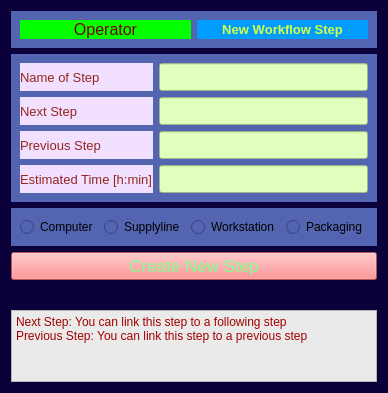
<?xml version="1.0" encoding="UTF-8"?>
<ui version="4.0">
 <class>Form</class>
 <widget class="QWidget" name="Form">
  <property name="geometry">
   <rect>
    <x>0</x>
    <y>0</y>
    <width>384</width>
    <height>393</height>
   </rect>
  </property>
  <property name="windowTitle">
   <string>Form</string>
  </property>
  <property name="styleSheet">
   <string notr="true">background-color:rgb(11, 0, 57);</string>
  </property>
  <layout class="QVBoxLayout" name="verticalLayout">
   <item>
    <widget class="QWidget" name="widget" native="true">
     <property name="styleSheet">
      <string notr="true">background-color: rgb(83, 100, 176);</string>
     </property>
     <layout class="QHBoxLayout" name="horizontalLayout">
      <item>
       <widget class="QLabel" name="workflow_usertype">
        <property name="styleSheet">
         <string notr="true">background-color:rgb(4, 255, 0);color:rgb(117, 2, 2);font-size:12pt;</string>
        </property>
        <property name="text">
         <string>Operator</string>
        </property>
        <property name="alignment">
         <set>Qt::AlignCenter</set>
        </property>
       </widget>
      </item>
      <item>
       <widget class="QLabel" name="label">
        <property name="enabled">
         <bool>false</bool>
        </property>
        <property name="sizePolicy">
         <sizepolicy hsizetype="Preferred" vsizetype="Preferred">
          <horstretch>0</horstretch>
          <verstretch>0</verstretch>
         </sizepolicy>
        </property>
        <property name="font">
         <font>
          <pointsize>10</pointsize>
          <bold>true</bold>
          <kerning>false</kerning>
         </font>
        </property>
        <property name="layoutDirection">
         <enum>Qt::LeftToRight</enum>
        </property>
        <property name="styleSheet">
         <string notr="true">background-color:rgb(0, 157, 255);color:rgb(212, 255, 70);font-size:10pt;</string>
        </property>
        <property name="text">
         <string>New Workflow Step</string>
        </property>
        <property name="alignment">
         <set>Qt::AlignCenter</set>
        </property>
       </widget>
      </item>
     </layout>
    </widget>
   </item>
   <item>
    <widget class="QWidget" name="widget_of_entrances" native="true">
     <property name="styleSheet">
      <string notr="true">background-color: rgb(83, 100, 176);</string>
     </property>
     <layout class="QGridLayout" name="gridLayout">
      <item row="0" column="0">
       <widget class="QLabel" name="customer_new_order_operator">
        <property name="styleSheet">
         <string notr="true">color: rgb(149, 38, 30); background-color: rgb(241, 224, 255);font-size: 10pt;</string>
        </property>
        <property name="text">
         <string>Name of Step</string>
        </property>
       </widget>
      </item>
      <item row="0" column="1">
       <widget class="QLineEdit" name="wf_step_name">
        <property name="styleSheet">
         <string notr="true">color: rgb(149, 38, 30); background-color:rgb(224, 255, 188); font-size:13pt;</string>
        </property>
       </widget>
      </item>
      <item row="1" column="0">
       <widget class="QLabel" name="marker1_new_order_operator">
        <property name="styleSheet">
         <string notr="true">color: rgb(149, 38, 30); background-color: rgb(241, 224, 255);font-size: 10pt;</string>
        </property>
        <property name="text">
         <string>Next Step</string>
        </property>
       </widget>
      </item>
      <item row="1" column="1">
       <widget class="QLineEdit" name="wf_next_step">
        <property name="styleSheet">
         <string notr="true">color: rgb(149, 38, 30); background-color:rgb(224, 255, 188); font-size:13pt;</string>
        </property>
        <property name="text">
         <string/>
        </property>
       </widget>
      </item>
      <item row="2" column="0">
       <widget class="QLabel" name="marker2_new_order_operator">
        <property name="styleSheet">
         <string notr="true">color: rgb(149, 38, 30); background-color: rgb(241, 224, 255);font-size: 10pt;</string>
        </property>
        <property name="text">
         <string>Previous Step</string>
        </property>
       </widget>
      </item>
      <item row="2" column="1">
       <widget class="QLineEdit" name="wf_prev_step">
        <property name="enabled">
         <bool>true</bool>
        </property>
        <property name="styleSheet">
         <string notr="true">color: rgb(149, 38, 30); background-color:rgb(224, 255, 188); font-size:13pt;</string>
        </property>
       </widget>
      </item>
      <item row="3" column="0">
       <widget class="QLabel" name="due_date_new_order_operator">
        <property name="styleSheet">
         <string notr="true">color: rgb(149, 38, 30); background-color: rgb(241, 224, 255);font-size: 10pt;</string>
        </property>
        <property name="text">
         <string>Estimated Time [h:min]</string>
        </property>
       </widget>
      </item>
      <item row="3" column="1">
       <widget class="QLineEdit" name="wf_est_time">
        <property name="styleSheet">
         <string notr="true">color: rgb(149, 38, 30); background-color:rgb(224, 255, 188); font-size:13pt;</string>
        </property>
       </widget>
      </item>
     </layout>
    </widget>
   </item>
   <item>
    <widget class="QWidget" name="widget_2" native="true">
     <property name="styleSheet">
      <string notr="true">background-color: rgb(83, 100, 176);</string>
     </property>
     <layout class="QHBoxLayout" name="horizontalLayout_2">
      <item>
       <widget class="QRadioButton" name="computer_btn">
        <property name="text">
         <string>Computer</string>
        </property>
       </widget>
      </item>
      <item>
       <widget class="QRadioButton" name="supply_btn">
        <property name="text">
         <string>Supplyline</string>
        </property>
       </widget>
      </item>
      <item>
       <widget class="QRadioButton" name="workstation_btn">
        <property name="text">
         <string>Workstation</string>
        </property>
       </widget>
      </item>
      <item>
       <widget class="QRadioButton" name="packaging_btn">
        <property name="text">
         <string>Packaging</string>
        </property>
       </widget>
      </item>
     </layout>
    </widget>
   </item>
   <item>
    <widget class="QPushButton" name="make_new_wf_step">
     <property name="styleSheet">
      <string notr="true">background-color: rgb(255, 117, 119); color: rgb(126, 255, 141); font-size:13pt;</string>
     </property>
     <property name="text">
      <string>Create New Step</string>
     </property>
    </widget>
   </item>
   <item>
    <widget class="QLabel" name="wf_feedback_label">
     <property name="styleSheet">
      <string notr="true">background-color:rgb(11, 0, 57);color:rgb(255, 0, 0);font-size:12pt;</string>
     </property>
     <property name="text">
      <string/>
     </property>
    </widget>
   </item>
   <item>
    <widget class="QTextBrowser" name="communications_entryfield_new_order_operator">
     <property name="styleSheet">
      <string notr="true">color: rgb(162, 0, 0); background-color: rgb(234, 234, 234); font: 700 9pt &quot;Segoe UI&quot;;</string>
     </property>
     <property name="html">
      <string>&lt;!DOCTYPE HTML PUBLIC &quot;-//W3C//DTD HTML 4.0//EN&quot; &quot;http://www.w3.org/TR/REC-html40/strict.dtd&quot;&gt;
&lt;html&gt;&lt;head&gt;&lt;meta name=&quot;qrichtext&quot; content=&quot;1&quot; /&gt;&lt;meta charset=&quot;utf-8&quot; /&gt;&lt;style type=&quot;text/css&quot;&gt;
p, li { white-space: pre-wrap; }
hr { height: 1px; border-width: 0; }
li.unchecked::marker { content: &quot;\2610&quot;; }
li.checked::marker { content: &quot;\2612&quot;; }
&lt;/style&gt;&lt;/head&gt;&lt;body style=&quot; font-family:'Segoe UI'; font-size:9pt; font-weight:700; font-style:normal;&quot;&gt;
&lt;p style=&quot; margin-top:0px; margin-bottom:0px; margin-left:0px; margin-right:0px; -qt-block-indent:0; text-indent:0px;&quot;&gt;&lt;span style=&quot; font-weight:400;&quot;&gt;Next Step: You can link this step to a following step&lt;/span&gt;&lt;/p&gt;
&lt;p style=&quot; margin-top:0px; margin-bottom:0px; margin-left:0px; margin-right:0px; -qt-block-indent:0; text-indent:0px;&quot;&gt;&lt;span style=&quot; font-weight:400;&quot;&gt;Previous Step: You can link this step to a previous step&lt;/span&gt;&lt;/p&gt;
&lt;p style=&quot;-qt-paragraph-type:empty; margin-top:0px; margin-bottom:0px; margin-left:0px; margin-right:0px; -qt-block-indent:0; text-indent:0px; font-weight:400;&quot;&gt;&lt;br /&gt;&lt;/p&gt;&lt;/body&gt;&lt;/html&gt;</string>
     </property>
    </widget>
   </item>
  </layout>
 </widget>
 <resources/>
 <connections/>
</ui>
